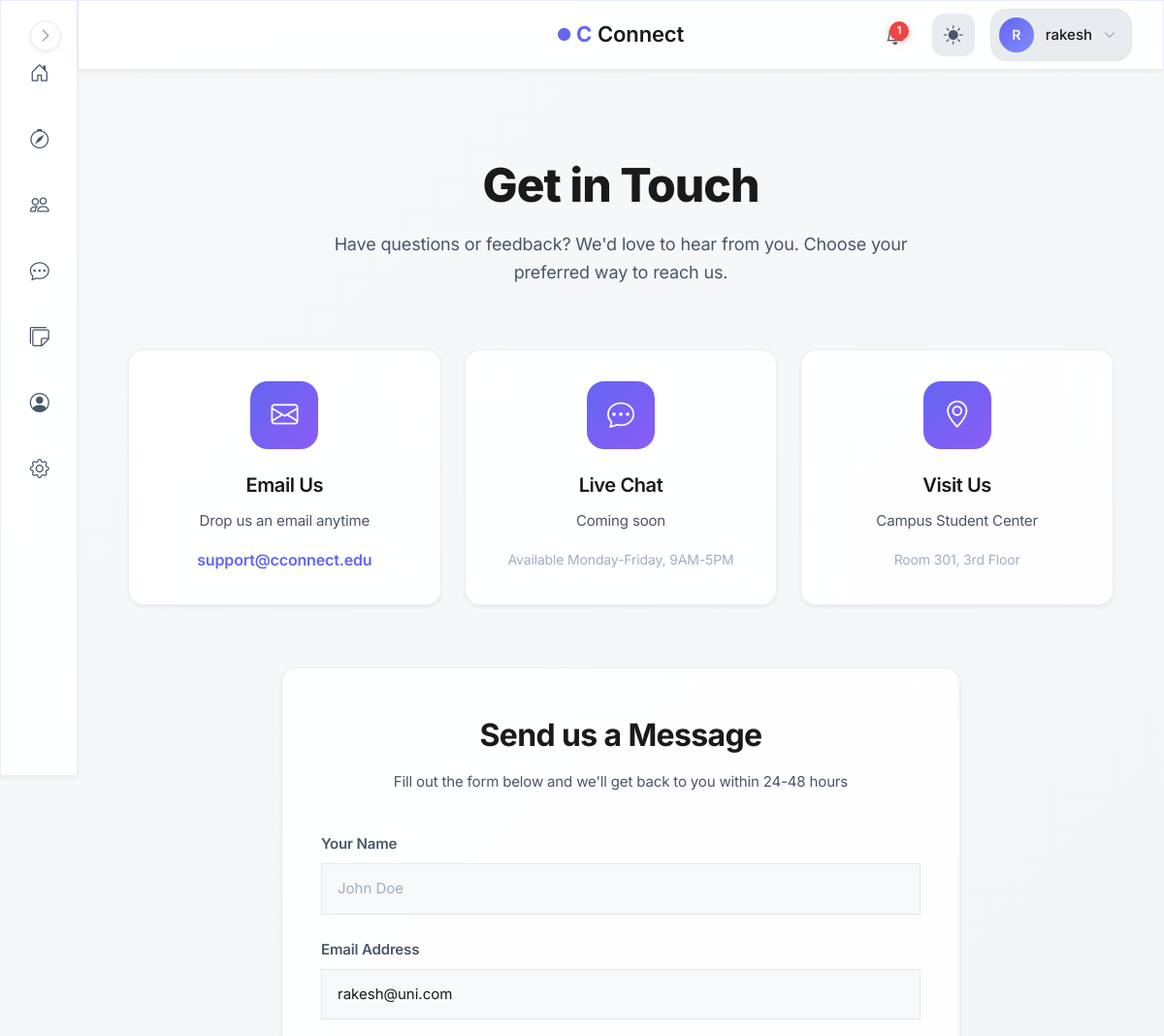
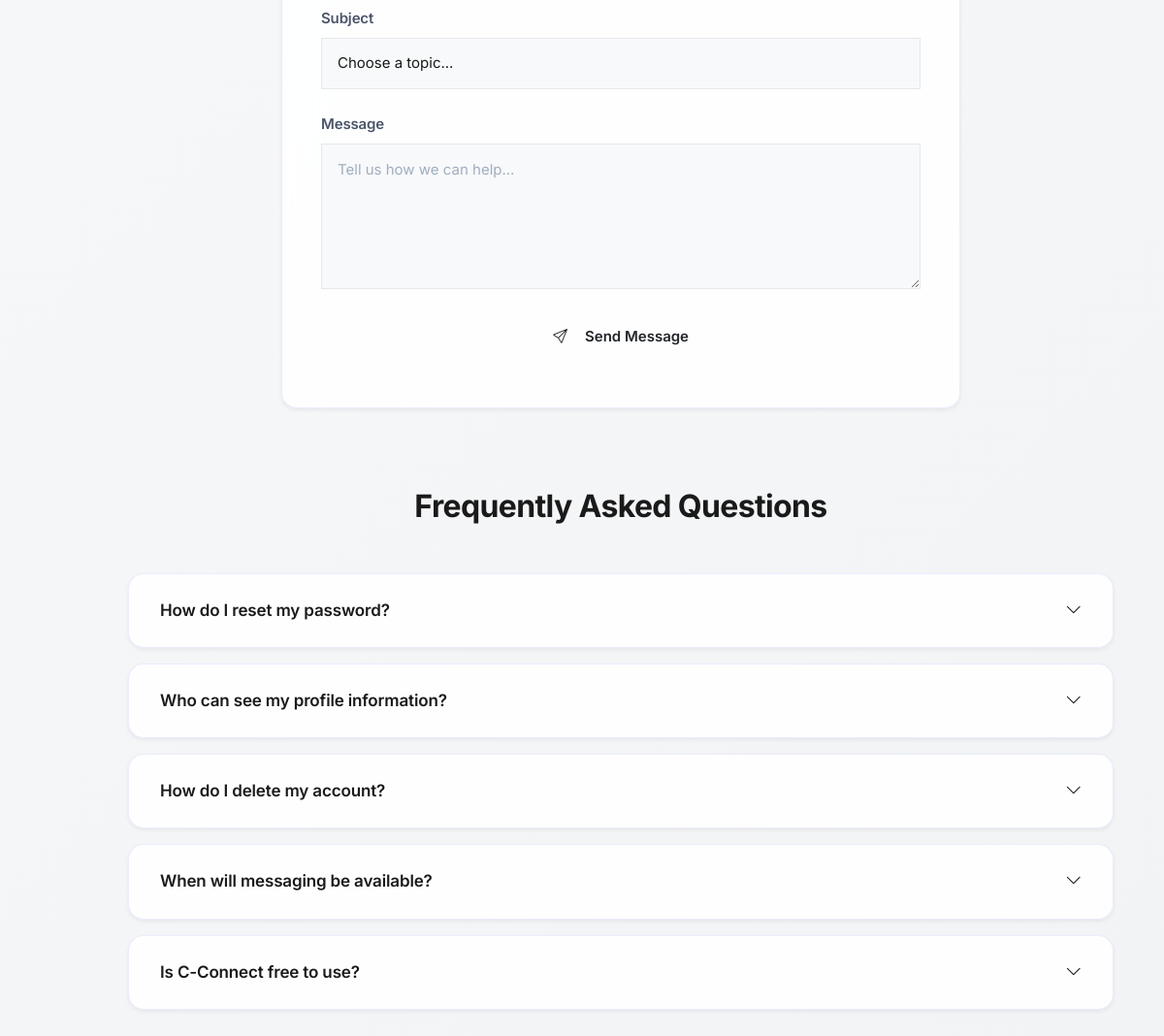
The page /contact (signed in) on the database its author committed (2 pictures, top to bottom).
### models.py (models this page shows, shortened)
class User(UserMixin, db.Model):
    id = db.Column(db.Integer, primary_key=True, autoincrement=True)  # Unique identifier
    username = db.Column(db.String(100), nullable=False)  # Name of the user (later can add this unique if needed)
    email = db.Column(db.String(120), nullable=False, unique=True)  # Email of the user
    password = db.Column(db.String(200), nullable=False)  # Passwords not hashed yet (done in setup_db.py)
    created_at = db.Column(db.DateTime, default=db.func.now())  # Timestamp of account creation
    last_login = db.Column(db.DateTime, nullable=True)  # Timestamp of last login
    pass

### blueprints/main/routes.py (the view)
@main.route('/contact')
def contact():
    if current_user.is_authenticated:
        return render_template('main/contact.html', name=current_user.username)
    return render_template('main/contact.html', name='Guest')

### blueprints/auth/__init__.py (called while the page is built)
@login_manager.user_loader
def load_user(user_id):
    from models import User  # Importing User model for querying  (import here to avoid circular imports)
    return User.query.get(int(user_id))

@auth.after_app_request
def add_header(response):
    if current_user.is_authenticated and request.blueprint == 'auth':
        response.headers['Cache-Control'] = 'no-store, no-cache, must-revalidate, post-check=0, pre-check=0, max-age=0'
        response.headers['Pragma'] = 'no-cache'
        response.headers['Expires'] = '-1'
    return response

### factory_helpers.py (called while the page is built, shortened)
def register_security_headers(app):
    @app.after_request
    def set_secure_headers(response):
        response.headers['Content-Security-Policy'] = (
            "default-src 'self'; "
            "img-src 'self' data: blob: https:; "# Allow external images
            "style-src 'self' 'unsafe-inline' https:; "# ADD https: for CDNs
            "script-src 'self' 'unsafe-inline' https:; "# ADD https: for JS
            "font-src 'self' https: data:; "# Google Fonts
            "connect-src 'self' https:;"  # ← ADD https: for CDNs/maps
        )
        response.headers['X-Content-Type-Options'] = 'nosniff'
        response.headers['X-Frame-Options'] = 'DENY'
        response.headers['Referrer-Policy'] = 'strict-origin-when-cross-origin'
        response.headers['Permissions-Policy'] = 'geolocation=(), microphone=()'
        return response

def register_daily_cleanup(app):
    if not hasattr(app, "_last_notification_cleanup"):
        app._last_notification_cleanup = None
    @app.before_request
    def daily_cleanup():
        now = datetime.now(timezone.utc)
        last = getattr(app, "_last_notification_cleanup", None)
        if last is None or (now - last).days >= 1:
            from blueprints.notifications.service import cleanup_old_notifications
            deleted = cleanup_old_notifications()
            app.logger.info(f"Cleaned up {deleted} old notifications.")
            app._last_notification_cleanup = now

def register_profilevisit_cleanup(app):
    last_cleanup = {'t': 0}
    @app.before_request
    def cleanup_visits():
        now = time.time()
        if now - last_cleanup['t'] < 3600:  # run once every hour
            return

### blueprints/main/templates/main/contact.html (shortened to what this page needs)
{% extends "base.html" %}
{% block body %}
<div class="contact-container">
    <div class="container">
        <div class="contact-header animate-on-scroll">
            <h1 class="contact-title">
                Get in <span class="text-gradient">Touch</span>
            </h1>
            <p class="contact-subtitle">
                Have questions or feedback? We'd love to hear from you. Choose your preferred way to reach us.
            </p>
        </div>
        <div class="contact-methods">
            <div class="contact-card glass-card animate-on-scroll">
                <div class="contact-icon">
                    <i class="bi bi-envelope"></i>
                </div>
                <h3 class="contact-method-title">Email Us</h3>
                <p class="contact-method-text">Drop us an email anytime</p>
                <a href="mailto:support@cconnect.edu" class="contact-method-value">
                    support@cconnect.edu
                </a>
            </div>
            <div class="contact-card glass-card animate-on-scroll">
                <div class="contact-icon">
                    <i class="bi bi-chat-dots"></i>
                </div>
                <h3 class="contact-method-title">Live Chat</h3>
                <p class="contact-method-text">Coming soon</p>
                <span style="color: var(--text-muted); font-size: 0.875rem;">
                    Available Monday-Friday, 9AM-5PM
                </span>
            </div>
            <div class="contact-card glass-card animate-on-scroll">
                <div class="contact-icon">
                    <i class="bi bi-geo-alt"></i>
                </div>
                <h3 class="contact-method-title">Visit Us</h3>
                <p class="contact-method-text">Campus Student Center</p>
                <span style="color: var(--text-muted); font-size: 0.875rem;">
                    Room 301, 3rd Floor
                </span>
            </div>
        </div>
        <div class="contact-form-section animate-on-scroll">
            <div class="form-card glass-card">
                <h2 class="form-title">Send us a Message</h2>
                <p class="form-description">
                    Fill out the form below and we'll get back to you within 24-48 hours
                </p>
                <form method="POST" action="#">
                    <div class="form-group">
                        <label for="name" class="form-label">Your Name</label>
                        <input
                            type="text"
                            class="form-control"
                            id="name"
                            name="name"
                            placeholder="John Doe"
                            required
                        >
                    </div>
                    <div class="form-group">
                        <label for="email" class="form-label">Email Address</label>
                        <input
                            type="email"
                            class="form-control"
                            id="email"
                            name="email"
                            placeholder="john.doe@campus.edu"
                            {% if current_user.is_authenticated %}
                            value="{{ current_user.email }}"
                            {% endif %}
                            required
                        >
                    </div>
                    <div class="form-group">
                        <label for="subject" class="form-label">Subject</label>
                        <select class="form-select" id="subject" name="subject" required>
                            <option value="">Choose a topic...</option>
                        </select>
                    </div>
                    <div class="form-group">
                        <label for="message" class="form-label">Message</label>
                        <textarea
                            class="form-control"
                            id="message"
                            name="message"
                            placeholder="Tell us how we can help..."
                            required
                        ></textarea>
                    </div>
                    <button type="submit" class="btn btn-primary-custom submit-btn" onclick="event.preventDefault(); window.cconnect.showToast('Thank you! Your message has been received. We\'ll get back to you soon.', 'success');">
                        <i class="bi bi-send me-2"></i>Send Message
                    </button>
                </form>
            </div>
        </div>
        <div class="faq-section">
            <h2 class="faq-title animate-on-scroll">Frequently Asked Questions</h2>
            <div class="faq-item glass-card animate-on-scroll">
                <div class="faq-question">
                    <span>How do I reset my password?</span>
                    <i class="bi bi-chevron-down"></i>
                </div>
            </div>
            <div class="faq-item glass-card animate-on-scroll">
                <div class="faq-question">
                    <span>Who can see my profile information?</span>
                    <i class="bi bi-chevron-down"></i>
                </div>
            </div>
            <div class="faq-item glass-card animate-on-scroll">
                <div class="faq-question">
                    <span>How do I delete my account?</span>
                    <i class="bi bi-chevron-down"></i>
                </div>
            </div>
            <div class="faq-item glass-card animate-on-scroll">
                <div class="faq-question">
                    <span>When will messaging be available?</span>
                    <i class="bi bi-chevron-down"></i>
                </div>
            </div>
            <div class="faq-item glass-card animate-on-scroll">
                <div class="faq-question">
                    <span>Is C-Connect free to use?</span>
                    <i class="bi bi-chevron-down"></i>
                </div>
            </div>
        </div>
    </div>
</div>
{% endblock %}

### templates/base.html (shortened to what this page needs)
<!DOCTYPE html>
<html lang="en">
<head>
    <link rel="stylesheet" href="https://cdn.jsdelivr.net/npm/bootstrap-icons@1.11.1/font/bootstrap-icons.css">
    <link href="https://cdn.jsdelivr.net/npm/bootstrap@5.3.2/dist/css/bootstrap.min.css" rel="stylesheet">
    <link rel="stylesheet" href="{{ url_for('static', filename='css/global.css') }}">
</head>
<body>
    {% if current_user.is_authenticated %}
        <aside class="sidebar glass-effect" id="sidebar">
            <nav class="sidebar__nav">
                <a href="{{ url_for('main.dashboard') }}" class="sidebar__link" data-tooltip="Dashboard">
                    <div class="sidebar__link-icon">
                        <i class="bi bi-house-door"></i>
                    </div>
                </a>
                <a href="{{ url_for('main.search_page') }}" class="sidebar__link" data-tooltip="Discover">
                    <div class="sidebar__link-icon">
                        <i class="bi bi-compass"></i>
                    </div>
                </a>
                <a href="{{ url_for('connections.connections_home') }}" class="sidebar__link" data-tooltip="Connections">
                    <div class="sidebar__link-icon">
                        <i class="bi bi-people"></i>
                    </div>
                </a>
                <a href="{{ url_for('messages.inbox') }}" class="sidebar__link" data-tooltip="Messages">
                    <div class="sidebar__link-icon">
                        <i class="bi bi-chat-dots"></i>
                    </div>
                </a>
                <a href="/campus-board" class="sidebar__link" data-tooltip="Messages">
                    <div class="sidebar__link-icon">
                        <i class="bi bi-stickies"></i>
                    </div>
                </a>
                <a href="{{ url_for('auth.profile') }}" class="sidebar__link" data-tooltip="Profile">
                    <div class="sidebar__link-icon">
                        <i class="bi bi-person-circle"></i>
                    </div>
                </a>
                <a href="{{ url_for('main.settings') }}" class="sidebar__link" data-tooltip="Settings">
                    <div class="sidebar__link-icon">
                        <i class="bi bi-gear"></i>
                    </div>
                </a>
            </nav>
            <button class="sidebar__toggle" id="sidebarToggle" aria-label="Toggle sidebar">
                <i class="bi bi-chevron-right"></i>
            </button>
        </aside>
        <header class="topbar glass-effect">
            <div class="topbar__container">
                <div class="topbar__center">
                    <a href="{{ url_for('main.home') }}" class="topbar__brand">
                        <span class="brand-icon-small">
                            <i class="bi bi-circle-fill"></i>
                        </span>
                        <span class="brand-c">C</span>
                        <span class="brand-text">Connect</span>
                    </a>
                </div>
                <div class="topbar__actions">
                    <a href="{{ url_for('notifications.notifications_list') }}" class="topbar__icon-btn" aria-label="Notifications">
                        {% set unread = current_user.notifications | selectattr("is_read", "equalto", False) | list %}
                        {% if unread|length > 0 %}
                        <span class="topbar__badge">{{ unread|length }}</span>
                        {% endif %}
                    </a>
                    <button class="topbar__icon-btn topbar__theme-toggle" id="themeToggle" aria-label="Toggle theme">
                        <i class="bi bi-sun-fill" id="themeIcon"></i>
                    </button>
                    <div class="topbar__profile" id="profileDropdown">
                        <button class="topbar__profile-btn" aria-label="Profile menu">
                            <div class="topbar__avatar">
                                {{ current_user.username[0].upper() }}
                            </div>
                            <span class="topbar__username">{{ current_user.username }}</span>
                            <i class="bi bi-chevron-down topbar__profile-arrow"></i>
                        </button>
                    </div>
                </div>
            </div>
        </header>
    {% endif %}
    <main class="main-content">
        {% block body %}{% endblock %}
    </main>
</body>
</html>

### blueprints/main/templates/main/contact.html (style rules this page uses)
.contact-container { padding: 3rem 0 5rem; }
.contact-header { text-align: center; margin-bottom: 4rem; }
.contact-title { font-size: clamp(2.5rem, 5vw, 3rem); font-weight: 800; margin-bottom: 1rem; }
.contact-subtitle { font-size: 1.125rem; color: var(--text-secondary); max-width: 600px; margin: 0 auto; }
.contact-methods { display: grid; grid-template-columns: repeat(auto-fit, minmax(280px, 1fr)); gap: 1.5rem; margin-bottom: 4rem; }
.contact-card { padding: 2rem; text-align: center; transition: all 0.3s ease; }
.contact-icon { width: 70px; height: 70px; background: linear-gradient(135deg, var(--primary-color), var(--accent-color)); border-radius: 18px; display: flex; align-items: center; justify-content: center; font-size: 1.75rem; color: white; margin: 0 auto 1.5rem; }
.contact-method-title { font-size: 1.25rem; font-weight: 600; margin-bottom: 0.75rem; }
.contact-method-text { color: var(--text-secondary); margin-bottom: 1rem; }
.contact-method-value { color: var(--primary-color); font-weight: 600; font-size: 1rem; text-decoration: none; transition: color 0.2s; }
.contact-form-section { max-width: 700px; margin: 0 auto; }
.form-card { padding: 3rem 2.5rem; }
.form-title { font-size: 2rem; font-weight: 700; margin-bottom: 1rem; text-align: center; }
.form-description { color: var(--text-secondary); text-align: center; margin-bottom: 2.5rem; }
.form-group { margin-bottom: 1.5rem; }
.form-label { font-weight: 600; color: var(--text-secondary); margin-bottom: 0.5rem; font-size: 0.9375rem; }
.form-control, .form-select { background: var(--bg-secondary); border: 1px solid var(--border-color); border-radius: var(--border-radius-md); padding: 0.875rem 1rem; color: var(--text-primary); font-size: 0.9375rem; transition: all 0.2s ease; }
textarea.form-control { resize: vertical; min-height: 150px; line-height: 1.6; }
.submit-btn { width: 100%; }
.faq-section { margin-top: 5rem; }
.faq-title { text-align: center; font-size: 2rem; font-weight: 700; margin-bottom: 3rem; }
.faq-item { padding: 1.5rem 2rem; margin-bottom: 1rem; cursor: pointer; transition: all 0.3s ease; }
.faq-question { font-weight: 600; font-size: 1.0625rem; color: var(--text-primary); display: flex; justify-content: space-between; align-items: center; }

### rows shown on the page
User: username "R", username "rakesh", email "rakesh@uni.com"

### other values the page prints
{{ unread|length }} "1"
